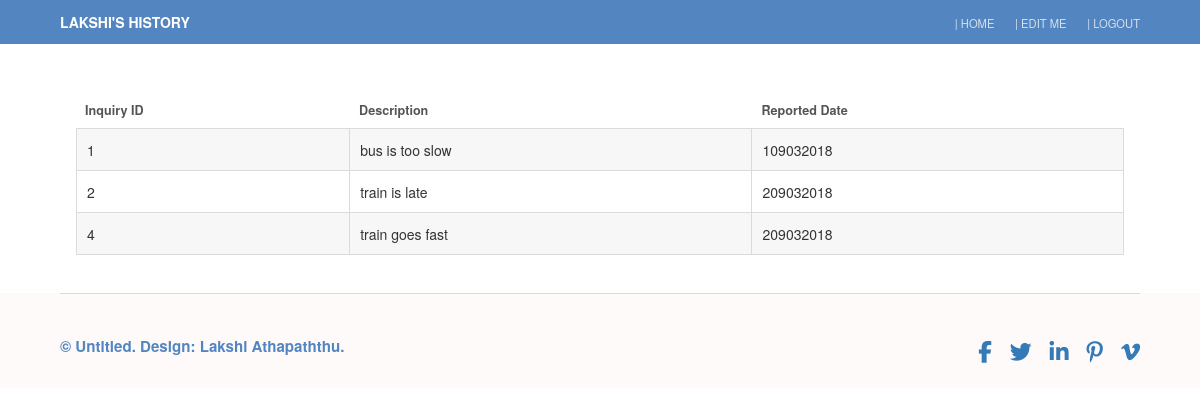
Page /useract/viewhistory/ (signed in) on the committed database.
### useract/models.py (models this page shows)
class Inquiry(models.Model):
    inquiry_id = models.AutoField(primary_key=True)
    USERNAME = models.ForeignKey(
        User,
        on_delete=models.CASCADE,
        null = False,
    )
    description = models.CharField(max_length=1000)
    add_state = models.BooleanField()
    report_id = models.ForeignKey(
        Report,
        on_delete=models.CASCADE,
        null=False,
    )

class Report(models.Model):
    report_id = models.IntegerField(primary_key=True)
    authority_id = models.ForeignKey(
        Authority,
        null=False,
        on_delete=models.CASCADE)

### useract/all_views/customerView.py (the view)
class viewInqury(View):
    temp = 'view history/view_history.html'
    def get(self,request):
        user_name = request.session['users']
        user_id = User.objects.get(username=user_name).pk
        object = Inquiry.objects.filter(USERNAME=user_id)
        return render(request, self.temp, {'user':user_name.upper(), 'obj':object})

### useract/templates/view history/view_history.html (shortened to what this page needs)
{% extends 'block/block.html' %}
{% block body %}
    <body class="subpage">
			<header id="header">
				<div class="inner">
					<a href="{% url 'viewhistory' %}" class="logo">{{ user }}'S HISTORY</a>
					<nav id="nav">
                        <a href="{% url 'home' %}">| HOME</a>
                        <a href="{% url 'editDetails' %}">| EDIT ME</a>
						<a href="{% url 'logout' %}">| LOGOUT</a>
					</nav>
				</div>
			</header>
        <section>
            <div class="table-wrapper">
                <table class="alt">
                    <thead>
                    <tr>
                        <th>Inquiry ID</th>
                        <th>Description</th>
                        <th>Reported Date</th>
                    </tr>
                    </thead>
                    <tbody>
                    {% for object in obj%}
                        <tr>
                        <td>{{ object.inquiry_id }}</td>
                        <td>{{ object.description }}</td>
                        <td>{{ object.report_id.report_id}}</td>
                        </tr>
                    {% endfor %}
                    </tbody>
                </table>
        </div>
        </section>
{% endblock %}

### useract/templates/block/block.html (shortened to what this page needs)
<html>
{% load staticfiles %}
<link rel="stylesheet" type="text/css" href="{% static 'assets5/css/main.css' %}"/>
<link rel="stylesheet" type="text/css" href="{% static 'assertsChatWindow/main.css' %}"/>
<head>
    <link rel="stylesheet" type="text/css" href="https://maxcdn.bootstrapcdn.com/bootstrap/3.3.7/css/bootstrap.min.css">
	<link rel="stylesheet" type="text/css" href="https://maxcdn.bootstrapcdn.com/font-awesome/4.7.0/css/font-awesome.min.css">
</head>
<body>
{% block body %}
{% endblock %}
            <footer id="footer">
				<div class="inner">
					<div class="flex">
						<div class="copyright">
							&copy; Untitled. Design: Lakshi Athapaththu.
						</div>
						<ul class="icons">
							<li><a href="#" class="icon fa-facebook"><span class="label">Facebook</span></a></li>
							<li><a href="#" class="icon fa-twitter"><span class="label">Twitter</span></a></li>
							<li><a href="#" class="icon fa-linkedin"><span class="label">linkedIn</span></a></li>
							<li><a href="#" class="icon fa-pinterest-p"><span class="label">Pinterest</span></a></li>
							<li><a href="#" class="icon fa-vimeo"><span class="label">Vimeo</span></a></li>
						</ul>
					</div>
				</div>
			</footer>
</body>
</html>

### rows in the picture
Inquiry: inquiry_id "1", description "bus is too slow", report_id.report_id "109032018"
Inquiry: inquiry_id "2", description "train is late", report_id.report_id "209032018"
Inquiry: inquiry_id "4", description "train goes fast", report_id.report_id "209032018"

### other values in the picture
{{ user }} "LAKSHI"
